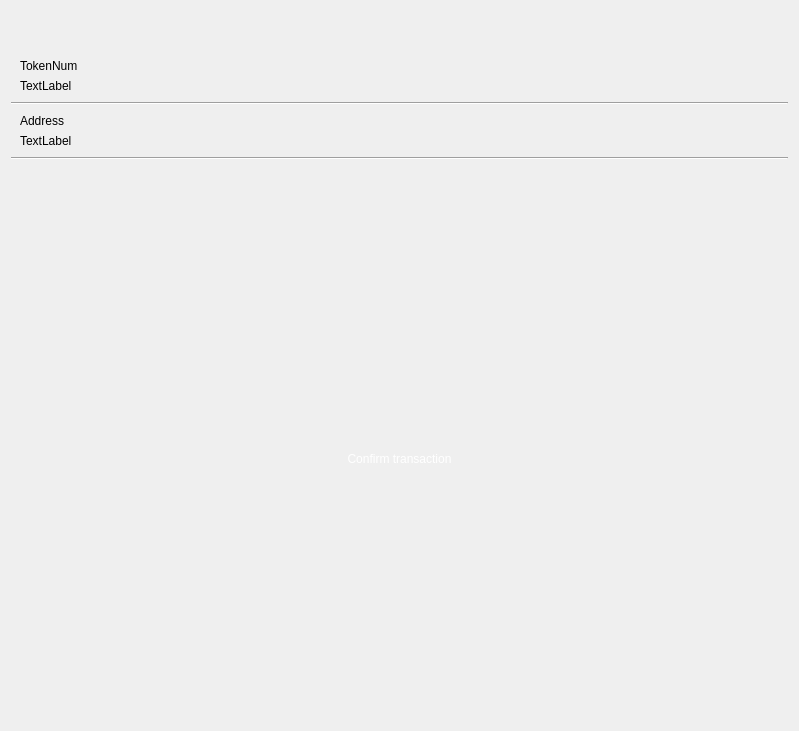
<?xml version="1.0" encoding="UTF-8"?>
<ui version="4.0">
 <class>ecoinconfirmsendaffrimdialog</class>
 <widget class="QWidget" name="ecoinconfirmsendaffrimdialog">
  <property name="geometry">
   <rect>
    <x>0</x>
    <y>0</y>
    <width>799</width>
    <height>731</height>
   </rect>
  </property>
  <property name="windowTitle">
   <string>Form</string>
  </property>
  <layout class="QVBoxLayout" name="verticalLayout">
   <property name="spacing">
    <number>0</number>
   </property>
   <item>
    <widget class="QWidget" name="widget" native="true">
     <layout class="QHBoxLayout" name="horizontalLayout">
      <item>
       <widget class="QPushButton" name="pushButton_back">
        <property name="minimumSize">
         <size>
          <width>21</width>
          <height>21</height>
         </size>
        </property>
        <property name="maximumSize">
         <size>
          <width>21</width>
          <height>21</height>
         </size>
        </property>
        <property name="styleSheet">
         <string notr="true">background-image: url(:/res/png/back.png);border:none</string>
        </property>
        <property name="text">
         <string/>
        </property>
       </widget>
      </item>
      <item>
       <spacer name="horizontalSpacer">
        <property name="orientation">
         <enum>Qt::Horizontal</enum>
        </property>
        <property name="sizeHint" stdset="0">
         <size>
          <width>489</width>
          <height>20</height>
         </size>
        </property>
       </spacer>
      </item>
     </layout>
    </widget>
   </item>
   <item>
    <widget class="QWidget" name="widget_2" native="true">
     <layout class="QGridLayout" name="gridLayout_2">
      <item row="0" column="0">
       <widget class="QLabel" name="label">
        <property name="text">
         <string>TokenNum</string>
        </property>
       </widget>
      </item>
      <item row="1" column="0">
       <widget class="QLabel" name="tokennum">
        <property name="text">
         <string>TextLabel</string>
        </property>
       </widget>
      </item>
     </layout>
    </widget>
   </item>
   <item>
    <widget class="Line" name="line">
     <property name="orientation">
      <enum>Qt::Horizontal</enum>
     </property>
    </widget>
   </item>
   <item>
    <widget class="QWidget" name="widget_3" native="true">
     <layout class="QVBoxLayout" name="verticalLayout_2">
      <item>
       <widget class="QLabel" name="label_3">
        <property name="text">
         <string>Address</string>
        </property>
       </widget>
      </item>
      <item>
       <widget class="QLabel" name="address">
        <property name="text">
         <string>TextLabel</string>
        </property>
       </widget>
      </item>
     </layout>
    </widget>
   </item>
   <item>
    <widget class="Line" name="line_2">
     <property name="orientation">
      <enum>Qt::Horizontal</enum>
     </property>
    </widget>
   </item>
   <item>
    <widget class="QWidget" name="widget_5" native="true">
     <layout class="QHBoxLayout" name="horizontalLayout_3">
      <item>
       <widget class="QLabel" name="label_errormsg">
        <property name="text">
         <string/>
        </property>
        <property name="textInteractionFlags">
         <set>Qt::NoTextInteraction</set>
        </property>
       </widget>
      </item>
      <item>
       <spacer name="horizontalSpacer_4">
        <property name="orientation">
         <enum>Qt::Horizontal</enum>
        </property>
        <property name="sizeHint" stdset="0">
         <size>
          <width>665</width>
          <height>20</height>
         </size>
        </property>
       </spacer>
      </item>
     </layout>
    </widget>
   </item>
   <item>
    <spacer name="verticalSpacer">
     <property name="orientation">
      <enum>Qt::Vertical</enum>
     </property>
     <property name="sizeHint" stdset="0">
      <size>
       <width>20</width>
       <height>177</height>
      </size>
     </property>
    </spacer>
   </item>
   <item>
    <widget class="QWidget" name="widget_4" native="true">
     <layout class="QHBoxLayout" name="horizontalLayout_2">
      <item>
       <spacer name="horizontalSpacer_3">
        <property name="orientation">
         <enum>Qt::Horizontal</enum>
        </property>
        <property name="sizeHint" stdset="0">
         <size>
          <width>240</width>
          <height>20</height>
         </size>
        </property>
       </spacer>
      </item>
      <item>
       <widget class="QPushButton" name="pushButton_send">
        <property name="minimumSize">
         <size>
          <width>421</width>
          <height>50</height>
         </size>
        </property>
        <property name="maximumSize">
         <size>
          <width>421</width>
          <height>50</height>
         </size>
        </property>
        <property name="styleSheet">
         <string notr="true">border:none;
color: rgb(255, 255, 255);
background-image: url(:/res/png/buttons/421_50.png);</string>
        </property>
        <property name="text">
         <string>Confirm transaction</string>
        </property>
       </widget>
      </item>
      <item>
       <spacer name="horizontalSpacer_2">
        <property name="orientation">
         <enum>Qt::Horizontal</enum>
        </property>
        <property name="sizeHint" stdset="0">
         <size>
          <width>239</width>
          <height>20</height>
         </size>
        </property>
       </spacer>
      </item>
     </layout>
    </widget>
   </item>
   <item>
    <spacer name="verticalSpacer_2">
     <property name="orientation">
      <enum>Qt::Vertical</enum>
     </property>
     <property name="sizeHint" stdset="0">
      <size>
       <width>20</width>
       <height>169</height>
      </size>
     </property>
    </spacer>
   </item>
  </layout>
 </widget>
 <resources/>
 <connections/>
</ui>
